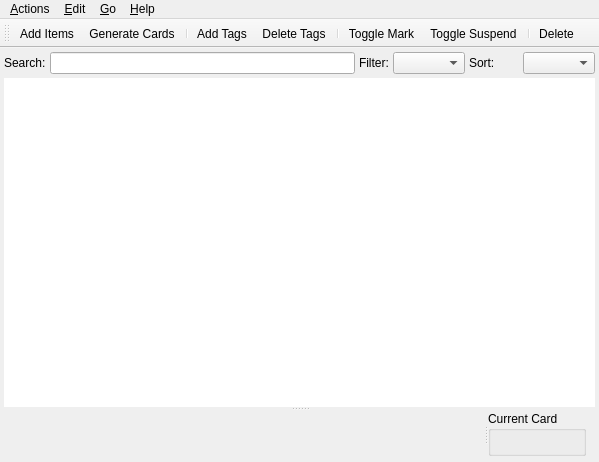
<?xml version="1.0" encoding="UTF-8"?>
<ui version="4.0">
 <class>MainWindow</class>
 <widget class="QMainWindow" name="MainWindow">
  <property name="geometry">
   <rect>
    <x>0</x>
    <y>0</y>
    <width>599</width>
    <height>462</height>
   </rect>
  </property>
  <property name="windowTitle">
   <string>Browse Items</string>
  </property>
  <property name="windowIcon">
   <iconset resource="../icons.qrc">
    <normaloff>:/icons/find.png</normaloff>:/icons/find.png</iconset>
  </property>
  <widget class="QWidget" name="centralwidget">
   <layout class="QVBoxLayout" name="verticalLayout">
    <property name="spacing">
     <number>0</number>
    </property>
    <property name="leftMargin">
     <number>4</number>
    </property>
    <property name="topMargin">
     <number>0</number>
    </property>
    <property name="rightMargin">
     <number>4</number>
    </property>
    <property name="bottomMargin">
     <number>4</number>
    </property>
    <item>
     <layout class="QHBoxLayout" name="hlayout1">
      <property name="spacing">
       <number>4</number>
      </property>
      <property name="leftMargin">
       <number>0</number>
      </property>
      <property name="topMargin">
       <number>4</number>
      </property>
      <property name="rightMargin">
       <number>0</number>
      </property>
      <property name="bottomMargin">
       <number>4</number>
      </property>
      <item>
       <widget class="QLabel" name="label">
        <property name="text">
         <string>Search:</string>
        </property>
       </widget>
      </item>
      <item>
       <widget class="QLineEdit" name="filterEdit">
        <property name="text">
         <string/>
        </property>
       </widget>
      </item>
      <item>
       <widget class="QLabel" name="label_2">
        <property name="text">
         <string>Filter:</string>
        </property>
       </widget>
      </item>
      <item>
       <widget class="QComboBox" name="tagList"/>
      </item>
      <item>
       <widget class="QLabel" name="label_3">
        <property name="text">
         <string>Sort:</string>
        </property>
       </widget>
      </item>
      <item>
       <widget class="QPushButton" name="sortOrder">
        <property name="maximumSize">
         <size>
          <width>20</width>
          <height>20</height>
         </size>
        </property>
        <property name="focusPolicy">
         <enum>Qt::NoFocus</enum>
        </property>
        <property name="text">
         <string/>
        </property>
        <property name="icon">
         <iconset resource="../icons.qrc">
          <normaloff>:/icons/view-sort-ascending.png</normaloff>:/icons/view-sort-ascending.png</iconset>
        </property>
        <property name="flat">
         <bool>true</bool>
        </property>
       </widget>
      </item>
      <item>
       <widget class="QComboBox" name="sortBox"/>
      </item>
     </layout>
    </item>
    <item>
     <widget class="QSplitter" name="splitter">
      <property name="orientation">
       <enum>Qt::Vertical</enum>
      </property>
      <widget class="QTableView" name="tableView">
       <property name="sizePolicy">
        <sizepolicy hsizetype="Expanding" vsizetype="Expanding">
         <horstretch>0</horstretch>
         <verstretch>4</verstretch>
        </sizepolicy>
       </property>
       <property name="contextMenuPolicy">
        <enum>Qt::ActionsContextMenu</enum>
       </property>
       <property name="frameShape">
        <enum>QFrame::NoFrame</enum>
       </property>
       <property name="frameShadow">
        <enum>QFrame::Plain</enum>
       </property>
       <property name="horizontalScrollBarPolicy">
        <enum>Qt::ScrollBarAlwaysOff</enum>
       </property>
       <property name="editTriggers">
        <set>QAbstractItemView::NoEditTriggers</set>
       </property>
       <property name="tabKeyNavigation">
        <bool>false</bool>
       </property>
       <property name="alternatingRowColors">
        <bool>true</bool>
       </property>
       <property name="selectionBehavior">
        <enum>QAbstractItemView::SelectRows</enum>
       </property>
      </widget>
      <widget class="QFrame" name="frame">
       <property name="sizePolicy">
        <sizepolicy hsizetype="Preferred" vsizetype="Preferred">
         <horstretch>0</horstretch>
         <verstretch>2</verstretch>
        </sizepolicy>
       </property>
       <property name="frameShape">
        <enum>QFrame::NoFrame</enum>
       </property>
       <property name="frameShadow">
        <enum>QFrame::Raised</enum>
       </property>
       <layout class="QVBoxLayout" name="verticalLayout_2">
        <property name="topMargin">
         <number>0</number>
        </property>
        <property name="bottomMargin">
         <number>2</number>
        </property>
        <item>
         <widget class="QSplitter" name="splitter2">
          <property name="orientation">
           <enum>Qt::Horizontal</enum>
          </property>
          <widget class="QWidget" name="fieldsArea" native="true">
           <property name="sizePolicy">
            <sizepolicy hsizetype="Preferred" vsizetype="Expanding">
             <horstretch>7</horstretch>
             <verstretch>2</verstretch>
            </sizepolicy>
           </property>
          </widget>
          <widget class="QGroupBox" name="cardInfoGroup">
           <property name="title">
            <string>Current Card</string>
           </property>
           <layout class="QVBoxLayout" name="verticalLayout_4">
            <property name="spacing">
             <number>0</number>
            </property>
            <property name="margin">
             <number>4</number>
            </property>
            <item>
             <widget class="QLabel" name="cardLabel">
              <property name="text">
               <string/>
              </property>
              <property name="alignment">
               <set>Qt::AlignLeading|Qt::AlignLeft|Qt::AlignTop</set>
              </property>
             </widget>
            </item>
           </layout>
          </widget>
         </widget>
        </item>
       </layout>
      </widget>
     </widget>
    </item>
   </layout>
  </widget>
  <widget class="QMenuBar" name="menubar">
   <property name="geometry">
    <rect>
     <x>0</x>
     <y>0</y>
     <width>599</width>
     <height>20</height>
    </rect>
   </property>
   <widget class="QMenu" name="menuEdit">
    <property name="title">
     <string>&amp;Edit</string>
    </property>
    <addaction name="actionUndo"/>
    <addaction name="actionRedo"/>
    <addaction name="separator"/>
    <addaction name="actionSelectAll"/>
    <addaction name="actionSelectFacts"/>
    <addaction name="actionInvertSelection"/>
    <addaction name="separator"/>
    <addaction name="actionFindReplace"/>
    <addaction name="actionFindDuplicates"/>
    <addaction name="separator"/>
    <addaction name="actionFont"/>
   </widget>
   <widget class="QMenu" name="menuActions">
    <property name="title">
     <string>&amp;Actions</string>
    </property>
    <addaction name="actionAddItems"/>
    <addaction name="actionAddCards"/>
    <addaction name="separator"/>
    <addaction name="actionAddTag"/>
    <addaction name="actionDeleteTag"/>
    <addaction name="separator"/>
    <addaction name="actionToggleSuspend"/>
    <addaction name="actionToggleMark"/>
    <addaction name="separator"/>
    <addaction name="actionChangeModel"/>
    <addaction name="separator"/>
    <addaction name="actionCram"/>
    <addaction name="actionReschedule"/>
    <addaction name="separator"/>
    <addaction name="actionDelete"/>
   </widget>
   <widget class="QMenu" name="menuJump">
    <property name="title">
     <string>&amp;Go</string>
    </property>
    <addaction name="actionFind"/>
    <addaction name="actionTags"/>
    <addaction name="actionSort"/>
    <addaction name="actionFact"/>
    <addaction name="actionCardList"/>
    <addaction name="separator"/>
    <addaction name="actionFirstCard"/>
    <addaction name="actionPreviousCard"/>
    <addaction name="actionNextCard"/>
    <addaction name="actionLastCard"/>
   </widget>
   <widget class="QMenu" name="menu_Help">
    <property name="title">
     <string>&amp;Help</string>
    </property>
    <addaction name="actionGuide"/>
   </widget>
   <addaction name="menuActions"/>
   <addaction name="menuEdit"/>
   <addaction name="menuJump"/>
   <addaction name="menu_Help"/>
  </widget>
  <widget class="QToolBar" name="toolBar">
   <property name="windowTitle">
    <string>toolBar</string>
   </property>
   <property name="iconSize">
    <size>
     <width>32</width>
     <height>32</height>
    </size>
   </property>
   <attribute name="toolBarArea">
    <enum>TopToolBarArea</enum>
   </attribute>
   <attribute name="toolBarBreak">
    <bool>false</bool>
   </attribute>
   <addaction name="actionAddItems"/>
   <addaction name="actionAddCards"/>
   <addaction name="separator"/>
   <addaction name="actionAddTag"/>
   <addaction name="actionDeleteTag"/>
   <addaction name="separator"/>
   <addaction name="actionToggleMark"/>
   <addaction name="actionToggleSuspend"/>
   <addaction name="separator"/>
   <addaction name="actionDelete"/>
  </widget>
  <action name="actionDelete">
   <property name="icon">
    <iconset resource="../icons.qrc">
     <normaloff>:/icons/editdelete.png</normaloff>:/icons/editdelete.png</iconset>
   </property>
   <property name="text">
    <string>Delete</string>
   </property>
   <property name="shortcut">
    <string>Ctrl+Del</string>
   </property>
  </action>
  <action name="actionAddTag">
   <property name="icon">
    <iconset resource="../icons.qrc">
     <normaloff>:/icons/Anki_Add_Tag.png</normaloff>:/icons/Anki_Add_Tag.png</iconset>
   </property>
   <property name="text">
    <string>&amp;Add Tags...</string>
   </property>
  </action>
  <action name="actionDeleteTag">
   <property name="icon">
    <iconset resource="../icons.qrc">
     <normaloff>:/icons/Anki_Del_Tag.png</normaloff>:/icons/Anki_Del_Tag.png</iconset>
   </property>
   <property name="text">
    <string>&amp;Delete Tags...</string>
   </property>
  </action>
  <action name="actionAddCards">
   <property name="icon">
    <iconset resource="../icons.qrc">
     <normaloff>:/icons/Anki_Card.png</normaloff>:/icons/Anki_Card.png</iconset>
   </property>
   <property name="text">
    <string>&amp;Generate Cards...</string>
   </property>
  </action>
  <action name="actionReschedule">
   <property name="icon">
    <iconset resource="../icons.qrc">
     <normaloff>:/icons/edit-undo.png</normaloff>:/icons/edit-undo.png</iconset>
   </property>
   <property name="text">
    <string>&amp;Reschedule...</string>
   </property>
  </action>
  <action name="actionSelectAll">
   <property name="text">
    <string>Select &amp;All</string>
   </property>
  </action>
  <action name="actionUndo">
   <property name="icon">
    <iconset resource="../icons.qrc">
     <normaloff>:/icons/edit-undo.png</normaloff>:/icons/edit-undo.png</iconset>
   </property>
   <property name="text">
    <string>&amp;Undo</string>
   </property>
  </action>
  <action name="actionRedo">
   <property name="icon">
    <iconset resource="../icons.qrc">
     <normaloff>:/icons/edit-redo.png</normaloff>:/icons/edit-redo.png</iconset>
   </property>
   <property name="text">
    <string>&amp;Redo</string>
   </property>
  </action>
  <action name="actionInvertSelection">
   <property name="text">
    <string>&amp;Invert Selection</string>
   </property>
  </action>
  <action name="actionFind">
   <property name="icon">
    <iconset resource="../icons.qrc">
     <normaloff>:/icons/document-preview.png</normaloff>:/icons/document-preview.png</iconset>
   </property>
   <property name="text">
    <string>&amp;Find</string>
   </property>
   <property name="shortcut">
    <string>Ctrl+F</string>
   </property>
  </action>
  <action name="actionFact">
   <property name="icon">
    <iconset resource="../icons.qrc">
     <normaloff>:/icons/Anki_Fact.png</normaloff>:/icons/Anki_Fact.png</iconset>
   </property>
   <property name="text">
    <string>F&amp;act</string>
   </property>
   <property name="shortcut">
    <string>Ctrl+Shift+F</string>
   </property>
  </action>
  <action name="actionNextCard">
   <property name="icon">
    <iconset resource="../icons.qrc">
     <normaloff>:/icons/go-next.png</normaloff>:/icons/go-next.png</iconset>
   </property>
   <property name="text">
    <string>&amp;Next Card</string>
   </property>
   <property name="shortcut">
    <string>Ctrl+N</string>
   </property>
  </action>
  <action name="actionPreviousCard">
   <property name="icon">
    <iconset resource="../icons.qrc">
     <normaloff>:/icons/go-previous.png</normaloff>:/icons/go-previous.png</iconset>
   </property>
   <property name="text">
    <string>&amp;Previous Card</string>
   </property>
   <property name="shortcut">
    <string>Ctrl+P</string>
   </property>
  </action>
  <action name="actionFirstCard">
   <property name="icon">
    <iconset resource="../icons.qrc">
     <normaloff>:/icons/go-first.png</normaloff>:/icons/go-first.png</iconset>
   </property>
   <property name="text">
    <string>F&amp;irst Card</string>
   </property>
   <property name="shortcut">
    <string>Ctrl+Home</string>
   </property>
  </action>
  <action name="actionLastCard">
   <property name="icon">
    <iconset resource="../icons.qrc">
     <normaloff>:/icons/go-last.png</normaloff>:/icons/go-last.png</iconset>
   </property>
   <property name="text">
    <string>&amp;Last Card</string>
   </property>
   <property name="shortcut">
    <string>Ctrl+End</string>
   </property>
  </action>
  <action name="actionGuide">
   <property name="icon">
    <iconset resource="../icons.qrc">
     <normaloff>:/icons/help.png</normaloff>:/icons/help.png</iconset>
   </property>
   <property name="text">
    <string>&amp;Documentation</string>
   </property>
   <property name="shortcut">
    <string>F1</string>
   </property>
  </action>
  <action name="actionChangeModel">
   <property name="icon">
    <iconset resource="../icons.qrc">
     <normaloff>:/icons/system-software-update.png</normaloff>:/icons/system-software-update.png</iconset>
   </property>
   <property name="text">
    <string>Change &amp;Model...</string>
   </property>
  </action>
  <action name="actionSelectFacts">
   <property name="text">
    <string>Select &amp;Facts</string>
   </property>
  </action>
  <action name="actionFindReplace">
   <property name="text">
    <string>Find and Re&amp;place...</string>
   </property>
  </action>
  <action name="actionCram">
   <property name="icon">
    <iconset resource="../icons.qrc">
     <normaloff>:/icons/view-pim-calendar.png</normaloff>:/icons/view-pim-calendar.png</iconset>
   </property>
   <property name="text">
    <string>&amp;Cram...</string>
   </property>
  </action>
  <action name="actionFont">
   <property name="text">
    <string>Font...</string>
   </property>
  </action>
  <action name="actionSuspend">
   <property name="icon">
    <iconset resource="../icons.qrc">
     <normaloff>:/icons/media-playback-pause.png</normaloff>:/icons/media-playback-pause.png</iconset>
   </property>
   <property name="text">
    <string>&amp;Suspend Cards</string>
   </property>
  </action>
  <action name="actionUnsuspend">
   <property name="icon">
    <iconset resource="../icons.qrc">
     <normaloff>:/icons/media-playback-start2.png</normaloff>:/icons/media-playback-start2.png</iconset>
   </property>
   <property name="text">
    <string>&amp;Unsuspend Cards</string>
   </property>
  </action>
  <action name="actionTags">
   <property name="icon">
    <iconset resource="../icons.qrc">
     <normaloff>:/icons/anki-tag.png</normaloff>:/icons/anki-tag.png</iconset>
   </property>
   <property name="text">
    <string>Fil&amp;ters</string>
   </property>
   <property name="shortcut">
    <string>Ctrl+T</string>
   </property>
  </action>
  <action name="actionSort">
   <property name="icon">
    <iconset resource="../icons.qrc">
     <normaloff>:/icons/view-sort-ascending.png</normaloff>:/icons/view-sort-ascending.png</iconset>
   </property>
   <property name="text">
    <string>&amp;Sort</string>
   </property>
   <property name="shortcut">
    <string>Ctrl+Shift+S</string>
   </property>
  </action>
  <action name="actionAddItems">
   <property name="icon">
    <iconset resource="../icons.qrc">
     <normaloff>:/icons/list-add.png</normaloff>:/icons/list-add.png</iconset>
   </property>
   <property name="text">
    <string>Add &amp;Items</string>
   </property>
   <property name="shortcut">
    <string>Ctrl+D</string>
   </property>
  </action>
  <action name="actionToggleSuspend">
   <property name="checkable">
    <bool>true</bool>
   </property>
   <property name="icon">
    <iconset resource="../icons.qrc">
     <normaloff>:/icons/media-playback-pause.png</normaloff>:/icons/media-playback-pause.png</iconset>
   </property>
   <property name="text">
    <string>Toggle Suspend</string>
   </property>
  </action>
  <action name="actionToggleMark">
   <property name="checkable">
    <bool>true</bool>
   </property>
   <property name="icon">
    <iconset resource="../icons.qrc">
     <normaloff>:/icons/rating.png</normaloff>:/icons/rating.png</iconset>
   </property>
   <property name="text">
    <string>Toggle Mark</string>
   </property>
  </action>
  <action name="actionCardList">
   <property name="icon">
    <iconset resource="../icons.qrc">
     <normaloff>:/icons/generate_07.png</normaloff>:/icons/generate_07.png</iconset>
   </property>
   <property name="text">
    <string>Card List</string>
   </property>
   <property name="shortcut">
    <string>Ctrl+Shift+L</string>
   </property>
  </action>
  <action name="actionFindDuplicates">
   <property name="text">
    <string>Find &amp;Duplicates...</string>
   </property>
  </action>
 </widget>
 <resources>
  <include location="../icons.qrc"/>
 </resources>
 <connections>
  <connection>
   <sender>actionSelectAll</sender>
   <signal>triggered()</signal>
   <receiver>tableView</receiver>
   <slot>selectAll()</slot>
   <hints>
    <hint type="sourcelabel">
     <x>-1</x>
     <y>-1</y>
    </hint>
    <hint type="destinationlabel">
     <x>299</x>
     <y>279</y>
    </hint>
   </hints>
  </connection>
 </connections>
</ui>
